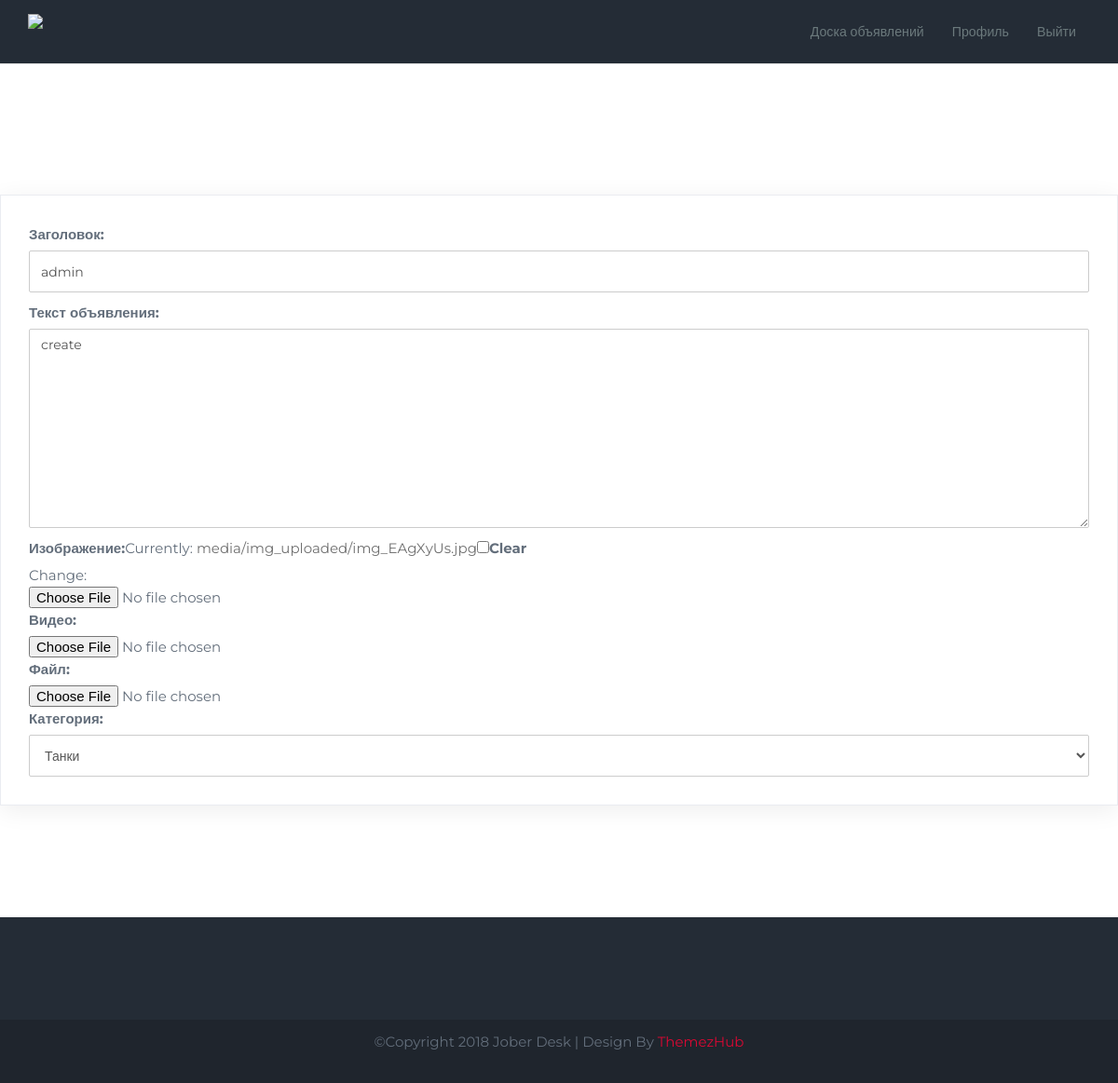
The app's page /update/44/ (signed in) with its own data.
### board/models.py (models this page shows, shortened)
class Post(models.Model):
    title = models.CharField(max_length=255)
    textPost = models.TextField()
    img = models.ImageField(upload_to='media/img_uploaded', blank=True, null=True)
    video = models.FileField(upload_to='videos_uploaded', blank=True, null=True)
    file = models.FileField(upload_to='files_uploaded', blank=True, null=True)
    timePost = models.DateTimeField(auto_now_add=True)
    author = models.ForeignKey(User, on_delete=models.CASCADE)
    category = models.ForeignKey(Category, on_delete=models.CASCADE)

### board/views.py (the view)
# urls.py: path('update/<int:pk>/', PostUpdate.as_view(), name='post_update'),
class PostUpdate (LoginRequiredMixin, UpdateView):
    template_name = 'post_update.html'
    form_class = PostForm
    permission_required = 'post.change_post'
    def get_object(self, **kwargs):
        id = self.kwargs.get('pk')
        return Post.objects.get(pk=id)

### board/forms.py
class PostForm(ModelForm):
    class Meta:
        model = Post
        fields = ['title', 'textPost', 'img', 'video', 'file', 'category']
        labels = {
            'title': 'Заголовок',
            'textPost': 'Текст объявления',
            'img': 'Изображение',
            'video': 'Видео',
            'file': 'Файл',
            'category': 'Категория'
        }
        widgets = {
            'title': forms.TextInput(attrs={
                'class': 'form-control',
                'placeholder': 'Введите заголовок'
            }),
            'textPost': forms.Textarea(attrs={
                'class': 'form-control',
                'placeholder': 'Текст вашего объявления'
            }),
            'category': forms.Select(attrs={
                'class': 'form-control',
            }),
        }

### board/models.py (called while the page is built)
    def __str__(self):
        return self.get_name_display()

### templates/post_update.html (shortened to what this page needs)
{% extends 'flatpages/default.html' %}
{% block content %}
<section class="features">
    <div class="basic-information">
        {{form}}
    </div>
</section>
{% endblock content %}

### static/css/common.css (style rules this page uses)
html,body { width:100%; height: auto; margin:0; padding:0; overflow-x: hidden; }
body { font-family: 'Open Sans', sans-serif; position: relative; font-size:14px; line-height:24px; color:#6f6f6f; }
a { color: #6f6f6f; }
a, a:active, a:focus, a:hover { outline:none; -webkit-transition: all 0.3s ease-in-out; -moz-transition: all 0.3s ease-in-out; -o-transition: all 0.3s ease-in-out; -ms-transition: all 0.3s ease-in-out; transition: all 0.3s ease-in-out; }

### static/css/main.css (style rules this page uses)
body { background:#ffffff; font-family: 'Montserrat', sans-serif; font-size:15px; color:#636e7b; }
section { padding:70px 0px 60px 0px; }
.form-control { border: 1px solid #ccc; border-radius: 2px; height: 45px; margin-bottom: 10px; box-shadow: none; font-size: 14px; }
.basic-information { position: relative; z-index: 1; background-color: #fff; padding: 30px 30px 20px; -webkit-box-shadow: 0 5px 25px 0 rgba(0,0,0,.07); box-shadow: 0 5px 25px 0 rgba(0,0,0,.07); border: 1px solid #eaecf1; display: table; width: 100%; }

### records on screen
Post: title "admin", textPost "create", category "Танки"
